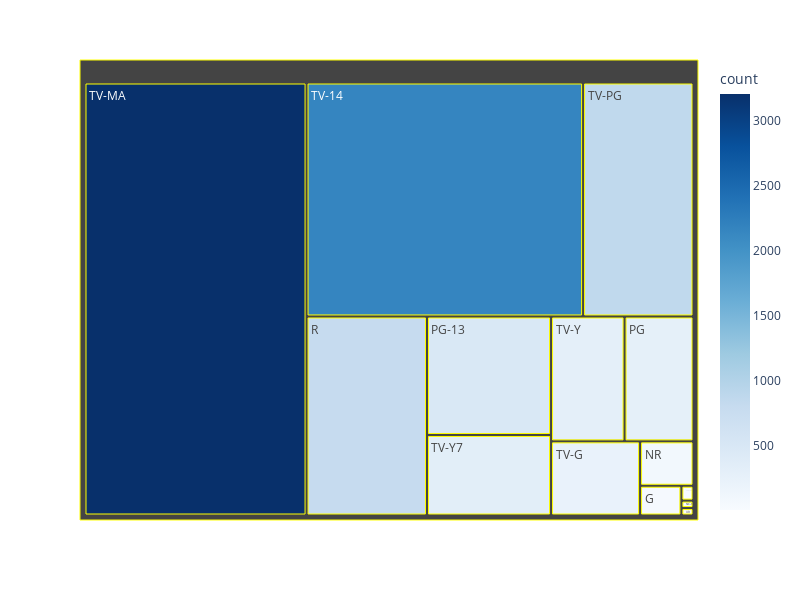

Notebook code for this chart:
### Code cell
# Create a DataFrame of rating counts
rating_counts = netflixdf['rating'].value_counts().reset_index()
rating_counts.columns = ['rating', 'count']

# Create a treemap
fig = px.treemap(rating_counts, path=['rating'], values='count',
                 color='count', hover_data=['rating', 'count'],
                 color_continuous_scale='Blues', width=800, height=500)

# Add borders to the rectangles
fig.data[0].marker.line = dict(width=1, color='yellow')

# Show the treemap
fig.show()

### Figure 1 — Plotly figure (JSON) as saved in the notebook; plotly's stock layout.template omitted (floating-point values rounded to 4 significant figures)
{"data": [{"branchvalues": "total", "customdata": [["G", 41, 41], ["NC-17", 3, 3], ["NR", 79, 79], ["PG", 287, 287], ["PG-13", 490, 490], ["R", 799, 799], ["TV-14", 2157, 2157], ["TV-G", 220, 220], ["TV-MA", 3205, 3205], ["TV-PG", 861, 861], ["TV-Y", 306, 306], ["TV-Y7", 333, 333], ["TV-Y7-FV", 6, 6], ["UR", 3, 3]], "domain": {"x": [0, 1], "y": [0, 1]}, "hovertemplate": "labels=%{label}<br>count_sum=%{value}<br>parent=%{parent}<br>id=%{id}<br>rating=%{customdata[0]}<br>count=%{color}<extra></extra>", "ids": ["G", "NC-17", "NR", "PG", "PG-13", "R", "TV-14", "TV-G", "TV-MA", "TV-PG", "TV-Y", "TV-Y7", "TV-Y7-FV", "UR"], "labels": ["G", "NC-17", "NR", "PG", "PG-13", "R", "TV-14", "TV-G", "TV-MA", "TV-PG", "TV-Y", "TV-Y7", "TV-Y7-FV", "UR"], "marker": {"coloraxis": "coloraxis", "colors": [41, 3, 79, 287, 490, 799, 2157, 220, 3205, 861, 306, 333, 6, 3], "line": {"color": "yellow", "width": 1}}, "name": "", "parents": ["", "", "", "", "", "", "", "", "", "", "", "", "", ""], "type": "treemap", "values": [41, 3, 79, 287, 490, 799, 2157, 220, 3205, 861, 306, 333, 6, 3]}], "layout": {"coloraxis": {"colorbar": {"title": {"text": "count"}}, "colorscale": [[0, "rgb(247,251,255)"], [0.125, "rgb(222,235,247)"], [0.25, "rgb(198,219,239)"], [0.375, "rgb(158,202,225)"], [0.5, "rgb(107,174,214)"], [0.625, "rgb(66,146,198)"], [0.75, "rgb(33,113,181)"], [0.875, "rgb(8,81,156)"], [1, "rgb(8,48,107)"]]}, "height": 600, "legend": {"tracegroupgap": 0}, "margin": {"t": 60}, "width": 800}}
